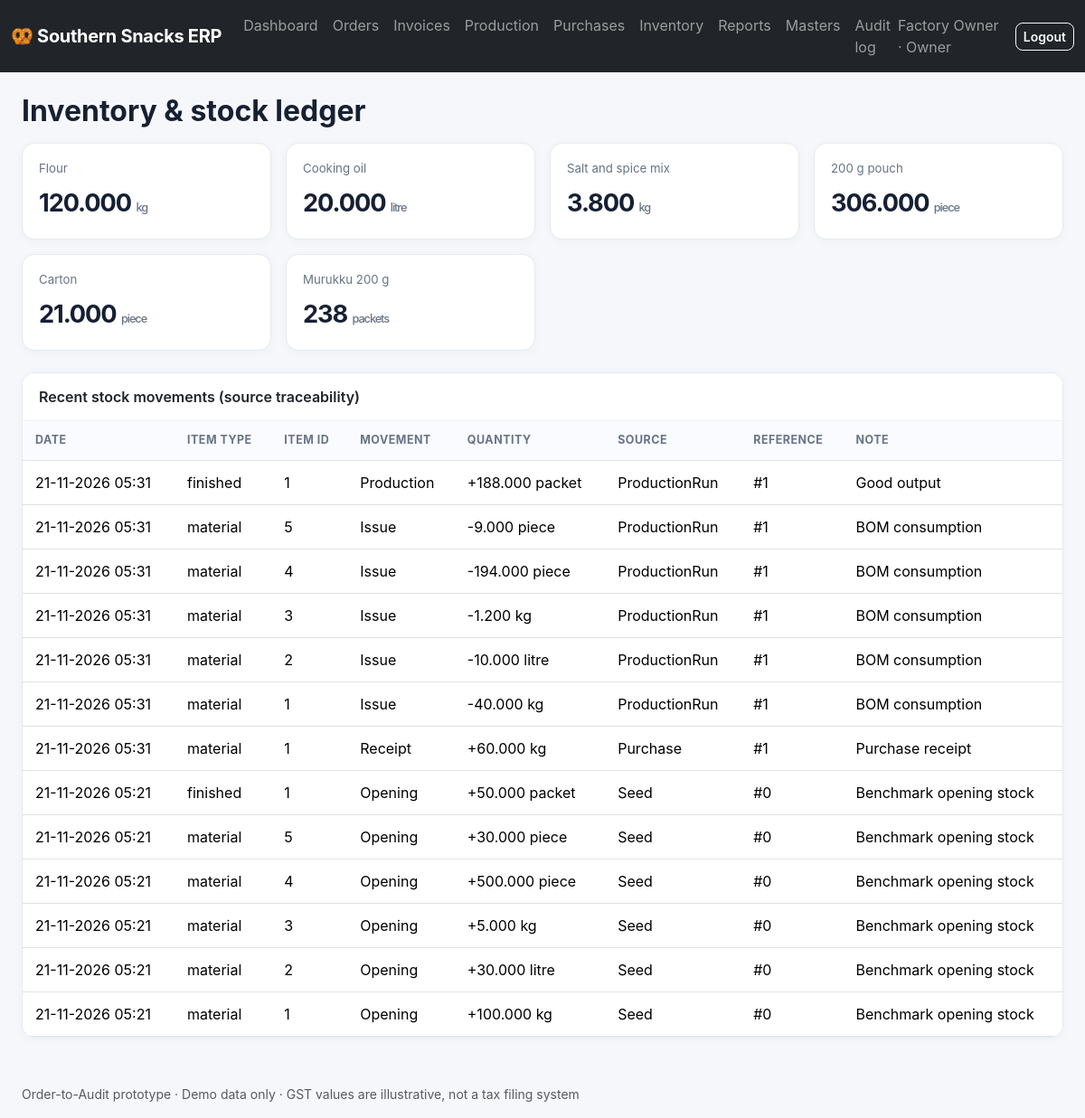
/inventory (signed in), run on the app's committed database.
### app.py (models this page shows, shortened)
class User(UserMixin, db.Model):
    id=db.Column(db.Integer, primary_key=True); username=db.Column(db.String(80), unique=True); password_hash=db.Column(db.String(255)); role=db.Column(db.String(30)); full_name=db.Column(db.String(120))

class Material(db.Model):
    id=db.Column(db.Integer,primary_key=True); name=db.Column(db.String(120)); unit=db.Column(db.String(20)); category=db.Column(db.String(30)); stock_milli=db.Column(db.Integer,default=0); rate_paise=db.Column(db.Integer,default=0); reorder_level_milli=db.Column(db.Integer,default=0)

class Product(db.Model):
    id=db.Column(db.Integer,primary_key=True); name=db.Column(db.String(120)); pack_size=db.Column(db.String(30)); hsn=db.Column(db.String(20)); price_paise=db.Column(db.Integer); gst_rate=db.Column(db.Integer,default=5); finished_stock=db.Column(db.Integer,default=0)

class Movement(db.Model):
    id=db.Column(db.Integer,primary_key=True); item_type=db.Column(db.String(20)); item_id=db.Column(db.Integer); qty_milli=db.Column(db.Integer); unit=db.Column(db.String(20)); movement_type=db.Column(db.String(30)); source_type=db.Column(db.String(30)); source_id=db.Column(db.Integer); note=db.Column(db.String(255)); created_at=db.Column(db.DateTime,default=datetime.utcnow); user_id=db.Column(db.Integer,db.ForeignKey('user.id'),nullable=True)

### app.py (the view)
@app.route('/inventory')
@login_required
def inventory(): return render_template('inventory.html',materials=Material.query.all(),products=Product.query.all(),movements=Movement.query.order_by(Movement.created_at.desc()).limit(200).all())

### app.py (called while the page is built)
@login_manager.user_loader
def load_user(uid): return db.session.get(User,int(uid))

@app.context_processor
def inject(): return {'today':date.today(), 'invoice_due':invoice_due}

### templates/inventory.html
{% extends 'base.html' %}{% block content %}<h2 class="fw-bold mb-3">Inventory & stock ledger</h2><div class="row g-3 mb-4">{% for m in materials %}<div class="col-6 col-lg-3"><div class="metric"><div class="metric-label">{{m.name}}</div><div class="metric-value">{{'%.3f'|format(m.stock_milli/1000)}} <small>{{m.unit}}</small></div>{% if m.stock_milli<=m.reorder_level_milli %}<span class="badge text-bg-danger">Low stock</span>{% endif %}</div></div>{% endfor %}{% for p in products %}<div class="col-6 col-lg-3"><div class="metric"><div class="metric-label">{{p.name}}</div><div class="metric-value">{{p.finished_stock}} <small>packets</small></div></div></div>{% endfor %}</div><div class="card"><div class="card-header bg-white fw-semibold">Recent stock movements (source traceability)</div><div class="table-responsive"><table class="table table-sm table-hover mb-0"><thead><tr><th>Date</th><th>Item type</th><th>Item ID</th><th>Movement</th><th>Quantity</th><th>Source</th><th>Reference</th><th>Note</th></tr></thead><tbody>{% for m in movements %}<tr><td>{{m.created_at.strftime('%d-%m-%Y %H:%M')}}</td><td>{{m.item_type}}</td><td>{{m.item_id}}</td><td>{{m.movement_type}}</td><td>{{'%+.3f'|format(m.qty_milli/1000)}} {{m.unit}}</td><td>{{m.source_type}}</td><td>#{{m.source_id}}</td><td>{{m.note}}</td></tr>{% endfor %}</tbody></table></div></div>{% endblock %}

### templates/base.html (shortened to what this page needs)
<!doctype html><html lang="en"><head><meta charset="utf-8"><meta name="viewport" content="width=device-width, initial-scale=1"><title>{{ title or 'Southern Snacks | Order-to-Audit' }}</title><link href="https://cdn.jsdelivr.net/npm/bootstrap@5.3.3/dist/css/bootstrap.min.css" rel="stylesheet"><link href="{{ url_for('static',filename='style.css') }}" rel="stylesheet"></head><body>{% if current_user.is_authenticated %}<nav class="navbar navbar-expand-lg navbar-dark bg-dark"><div class="container-fluid"><a class="navbar-brand fw-bold" href="{{ url_for('dashboard') }}">🥨 Southern Snacks ERP</a><button class="navbar-toggler" data-bs-toggle="collapse" data-bs-target="#nav"></button><div class="collapse navbar-collapse" id="nav"><ul class="navbar-nav me-auto">{% for endpoint,label in [('dashboard','Dashboard'),('orders','Orders'),('invoices','Invoices'),('production','Production'),('purchases','Purchases'),('inventory','Inventory'),('reports','Reports')] %}<li class="nav-item"><a class="nav-link" href="{{ url_for(endpoint) }}">{{ label }}</a></li>{% endfor %}{% if current_user.role in ['admin','owner'] %}<li class="nav-item"><a class="nav-link" href="{{ url_for('masters') }}">Masters</a></li>{% endif %}{% if current_user.role in ['admin','owner','auditor'] %}<li class="nav-item"><a class="nav-link" href="{{ url_for('audit_log') }}">Audit log</a></li>{% endif %}</ul><span class="navbar-text me-3">{{ current_user.full_name }} · {{ current_user.role|title }}</span><a class="btn btn-outline-light btn-sm" href="{{ url_for('logout') }}">Logout</a></div></div></nav>{% endif %}<main class="container-fluid px-lg-4 py-4">{% with messages=get_flashed_messages(with_categories=true) %}{% for category,message in messages %}<div class="alert alert-{{ category }} alert-dismissible fade show">{{ message }}<button class="btn-close" data-bs-dismiss="alert"></button></div>{% endfor %}{% endwith %}{% block content %}{% endblock %}</main><footer class="container-fluid px-lg-4 pb-3 text-muted small">Order-to-Audit prototype · Demo data only · GST values are illustrative, not a tax filing system</footer><script src="https://cdn.jsdelivr.net/npm/bootstrap@5.3.3/dist/js/bootstrap.bundle.min.js"></script></body></html>

### static/style.css (style rules this page uses)
:root { --ink:#172033;--muted:#687386;--brand:#2457d6 }
body { background:#f5f7fb;color:var(--ink);font-family:Inter,system-ui,-apple-system,Segoe UI,sans-serif }
.navbar-brand { letter-spacing:-.3px }
.card { border:1px solid #e6eaf1;border-radius:14px;box-shadow:0 2px 12px rgba(23,32,51,.035);overflow:hidden }
.card-header { padding:14px 18px;border-bottom:1px solid #edf0f5 }
.table>:not(caption)>*>* { padding:12px 14px;vertical-align:middle }
.table thead th { font-size:.78rem;text-transform:uppercase;letter-spacing:.04em;color:#687386;background:#fafbfe }
.metric { height:100%;background:white;border:1px solid #e6eaf1;border-radius:14px;padding:18px;box-shadow:0 2px 12px rgba(23,32,51,.035) }
.metric-label { font-size:.83rem;color:#687386;margin-bottom:8px }
.metric-value { font-size:1.7rem;font-weight:750;letter-spacing:-.04em }
.metric-value small { font-size:.8rem;font-weight:500;color:#687386 }
.btn { border-radius:8px;font-weight:600 }
footer { margin-top:28px }

### data on the page
User: full_name "Factory Owner", role "Owner"
Material: name "Flour", m.stock_milli/1000 "120.000", unit "kg"
Material: name "Cooking oil", m.stock_milli/1000 "20.000", unit "litre"
Material: name "Salt and spice mix", m.stock_milli/1000 "3.800", unit "kg"
Material: name "200 g pouch", m.stock_milli/1000 "306.000", unit "piece"
Material: name "Carton", m.stock_milli/1000 "21.000", unit "piece"
Product: name "Murukku 200 g", finished_stock "238"
Movement: created_at "21-11-2026 05:31", item_type "finished", item_id "1", movement_type "Production", m.qty_milli/1000 "+188.000", unit "packet", source_type "ProductionRun", source_id "1", note "Good output"
Movement: created_at "21-11-2026 05:31", item_type "material", item_id "5", movement_type "Issue", m.qty_milli/1000 "-9.000", unit "piece", source_type "ProductionRun", source_id "1", note "BOM consumption"
Movement: created_at "21-11-2026 05:31", item_type "material", item_id "4", movement_type "Issue", m.qty_milli/1000 "-194.000", unit "piece", source_type "ProductionRun", source_id "1", note "BOM consumption"
Movement: created_at "21-11-2026 05:31", item_type "material", item_id "3", movement_type "Issue", m.qty_milli/1000 "-1.200", unit "kg", source_type "ProductionRun", source_id "1", note "BOM consumption"
Movement: created_at "21-11-2026 05:31", item_type "material", item_id "2", movement_type "Issue", m.qty_milli/1000 "-10.000", unit "litre", source_type "ProductionRun", source_id "1", note "BOM consumption"
Movement: created_at "21-11-2026 05:31", item_type "material", item_id "1", movement_type "Issue", m.qty_milli/1000 "-40.000", unit "kg", source_type "ProductionRun", source_id "1", note "BOM consumption"
Movement: created_at "21-11-2026 05:31", item_type "material", item_id "1", movement_type "Receipt", m.qty_milli/1000 "+60.000", unit "kg", source_type "Purchase", source_id "1", note "Purchase receipt"
Movement: created_at "21-11-2026 05:21", item_type "finished", item_id "1", movement_type "Opening", m.qty_milli/1000 "+50.000", unit "packet", source_type "Seed", source_id "0", note "Benchmark opening stock"
Movement: created_at "21-11-2026 05:21", item_type "material", item_id "5", movement_type "Opening", m.qty_milli/1000 "+30.000", unit "piece", source_type "Seed", source_id "0", note "Benchmark opening stock"
Movement: created_at "21-11-2026 05:21", item_type "material", item_id "4", movement_type "Opening", m.qty_milli/1000 "+500.000", unit "piece", source_type "Seed", source_id "0", note "Benchmark opening stock"
Movement: created_at "21-11-2026 05:21", item_type "material", item_id "3", movement_type "Opening", m.qty_milli/1000 "+5.000", unit "kg", source_type "Seed", source_id "0", note "Benchmark opening stock"
Movement: created_at "21-11-2026 05:21", item_type "material", item_id "2", movement_type "Opening", m.qty_milli/1000 "+30.000", unit "litre", source_type "Seed", source_id "0", note "Benchmark opening stock"
Movement: created_at "21-11-2026 05:21", item_type "material", item_id "1", movement_type "Opening", m.qty_milli/1000 "+100.000", unit "kg", source_type "Seed", source_id "0", note "Benchmark opening stock"

### other printed values
{{ label }} "Dashboard" "Orders" "Invoices" "Production" "Purchases" "Inventory" "Reports"
